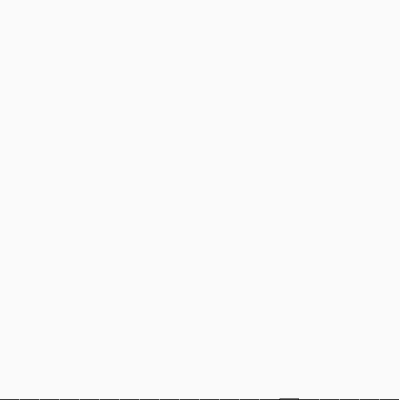
Frame 1 (no input)
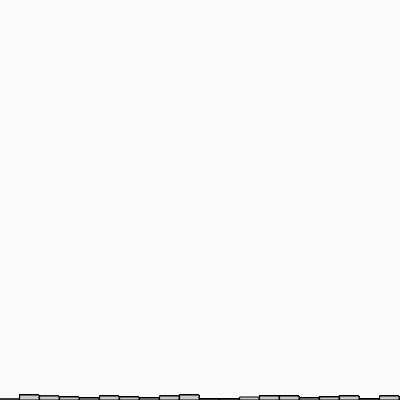
Frame 60 (no input)
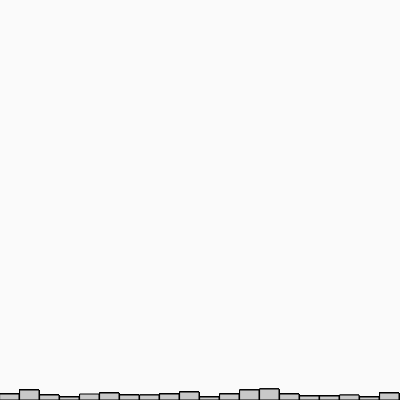
Frame 120 (the mouse pressed at the canvas centre since frame 60)

The p5.js sketch that drew these frames (run headless with seeded random() and noise() and a simulated clock; from frame 60 on, the mouse is pressed at the canvas centre):

// p5.js sketch
// ── sketch.js
let nums = [];

function setup() {
  createCanvas(400, 400);
  background(250);
  fill(200);
  for (let i = 1; i <= 20; i++) {
    nums.push(0);
  }
}

function draw() {
  const index = int(random(nums.length));
  nums[index]++;

  const w = width / nums.length;
  for (let x = 0; x < nums.length; x++) {
    rect(x * w, height - nums[x], w - 1, nums[x]);
  }
}
